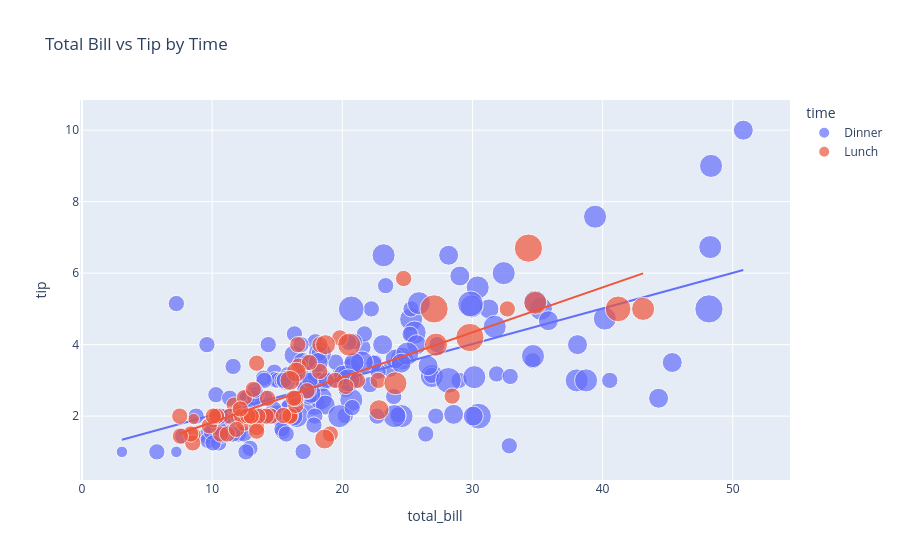

Here is the notebook cell this chart was saved with:
### Code cell
figure = px.scatter(data_frame = data, x='total_bill', y='tip', size = "size", color='time', trendline='ols', title='Total Bill vs Tip by Time')
figure.show()

### Figure 1 — Plotly figure (JSON) as saved in the notebook; plotly's stock layout.template omitted (floating-point values rounded to 4 significant figures; data arrays with more than 128 entries replaced by an {"elided": "..."} marker saying what was removed)
{"data": [{"hovertemplate": "time=Dinner<br>total_bill=%{x}<br>tip=%{y}<br>size=%{marker.size}<extra></extra>", "legendgroup": "Dinner", "marker": {"color": "#636efa", "size": {"elided": "176 int values"}, "sizemode": "area", "sizeref": 0.015, "symbol": "circle"}, "mode": "markers", "name": "Dinner", "orientation": "v", "showlegend": true, "type": "scatter", "x": {"elided": "176 float values"}, "xaxis": "x", "y": {"elided": "176 float values"}, "yaxis": "y"}, {"hovertemplate": "<b>OLS trendline</b><br>tip = 0.0994262 * total_bill + 1.03489<br>R<sup>2</sup>=0.400526<br><br>time=Dinner<br>total_bill=%{x}<br>tip=%{y} <b>(trend)</b><extra></extra>", "legendgroup": "Dinner", "marker": {"color": "#636efa", "symbol": "circle"}, "mode": "lines", "name": "Dinner", "showlegend": false, "type": "scatter", "x": {"elided": "176 float values"}, "xaxis": "x", "y": {"elided": "176 float values"}, "yaxis": "y"}, {"hovertemplate": "time=Lunch<br>total_bill=%{x}<br>tip=%{y}<br>size=%{marker.size}<extra></extra>", "legendgroup": "Lunch", "marker": {"color": "#EF553B", "size": [4, 2, 2, 2, 2, 1, 2, 2, 4, 2, 2, 2, 2, 2, 2, 4, 2, 2, 2, 2, 2, 6, 2, 2, 2, 3, 2, 2, 2, 2, 2, 2, 2, 2, 2, 2, 2, 6, 5, 6, 2, 2, 3, 2, 2, 2, 2, 2, 2, 2, 2, 2, 4, 2, 2, 3, 2, 2, 2, 4, 3, 2, 2, 1, 3, 2, 2, 2], "sizemode": "area", "sizeref": 0.015, "symbol": "circle"}, "mode": "markers", "name": "Lunch", "orientation": "v", "showlegend": true, "type": "scatter", "x": [27.2, 22.76, 17.29, 19.44, 16.66, 10.07, 32.68, 15.98, 34.83, 13.03, 18.28, 24.71, 21.16, 10.65, 12.43, 24.08, 11.69, 13.42, 14.26, 15.95, 12.48, 29.8, 8.52, 14.52, 11.38, 22.82, 19.08, 20.27, 11.17, 12.26, 18.26, 8.51, 10.33, 14.15, 16.0, 13.16, 17.47, 34.3, 41.19, 27.05, 16.43, 8.35, 18.64, 11.87, 9.78, 7.51, 19.81, 28.44, 15.48, 16.58, 7.56, 10.34, 43.11, 13.0, 13.51, 18.71, 12.74, 13.0, 16.4, 20.53, 16.47, 12.16, 13.42, 8.58, 15.98, 13.42, 16.27, 10.09], "xaxis": "x", "y": [4.0, 3.0, 2.71, 3.0, 3.4, 1.83, 5.0, 2.03, 5.17, 2.0, 4.0, 5.85, 3.0, 1.5, 1.8, 2.92, 2.31, 1.68, 2.5, 2.0, 2.52, 4.2, 1.48, 2.0, 2.0, 2.18, 1.5, 2.83, 1.5, 2.0, 3.25, 1.25, 2.0, 2.0, 2.0, 2.75, 3.5, 6.7, 5.0, 5.0, 2.3, 1.5, 1.36, 1.63, 1.73, 2.0, 4.19, 2.56, 2.02, 4.0, 1.44, 2.0, 5.0, 2.0, 2.0, 4.0, 2.01, 2.0, 2.5, 4.0, 3.23, 2.2, 3.48, 1.92, 3.0, 1.58, 2.5, 2.0], "yaxis": "y"}, {"hovertemplate": "<b>OLS trendline</b><br>tip = 0.125853 * total_bill + 0.567362<br>R<sup>2</sup>=0.648708<br><br>time=Lunch<br>total_bill=%{x}<br>tip=%{y} <b>(trend)</b><extra></extra>", "legendgroup": "Lunch", "marker": {"color": "#EF553B", "symbol": "circle"}, "mode": "lines", "name": "Lunch", "showlegend": false, "type": "scatter", "x": [7.51, 7.56, 8.35, 8.51, 8.52, 8.58, 9.78, 10.07, 10.09, 10.33, 10.34, 10.65, 11.17, 11.38, 11.69, 11.87, 12.16, 12.26, 12.43, 12.48, 12.74, 13.0, 13.0, 13.03, 13.16, 13.42, 13.42, 13.42, 13.51, 14.15, 14.26, 14.52, 15.48, 15.95, 15.98, 15.98, 16.0, 16.27, 16.4, 16.43, 16.47, 16.58, 16.66, 17.29, 17.47, 18.26, 18.28, 18.64, 18.71, 19.08, 19.44, 19.81, 20.27, 20.53, 21.16, 22.76, 22.82, 24.08, 24.71, 27.05, 27.2, 28.44, 29.8, 32.68, 34.3, 34.83, 41.19, 43.11], "xaxis": "x", "y": [1.513, 1.519, 1.618, 1.638, 1.64, 1.647, 1.798, 1.835, 1.837, 1.867, 1.869, 1.908, 1.973, 2.0, 2.039, 2.061, 2.098, 2.11, 2.132, 2.138, 2.171, 2.203, 2.203, 2.207, 2.224, 2.256, 2.256, 2.256, 2.268, 2.348, 2.362, 2.395, 2.516, 2.575, 2.578, 2.578, 2.581, 2.615, 2.631, 2.635, 2.64, 2.654, 2.664, 2.743, 2.766, 2.865, 2.868, 2.913, 2.922, 2.969, 3.014, 3.061, 3.118, 3.151, 3.23, 3.432, 3.439, 3.598, 3.677, 3.972, 3.991, 4.147, 4.318, 4.68, 4.884, 4.951, 5.751, 5.993], "yaxis": "y"}], "layout": {"legend": {"itemsizing": "constant", "title": {"text": "time"}, "tracegroupgap": 0}, "title": {"text": "Total Bill vs Tip by Time"}, "xaxis": {"anchor": "y", "domain": [0, 1], "title": {"text": "total_bill"}}, "yaxis": {"anchor": "x", "domain": [0, 1], "title": {"text": "tip"}}}}
